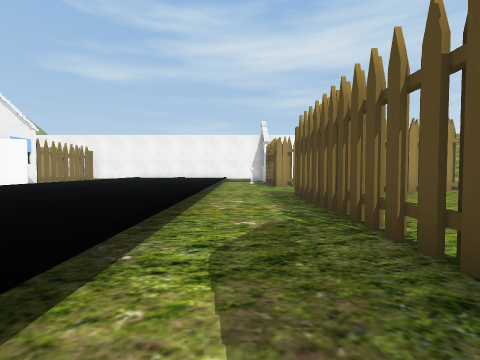
View 1 (above)

24 first-person views from a walk through a scene from a Unity 3-D project. The camera is 1.4 m above the floor, tilts 2° down and sees 85° across. The floor is counted in squares, 2 m on a side. Each view is taken from the middle of a square. On the plan, view 1 faces up. The plan holds only what a view shows up to about 9 squares ahead; the rest is blank. The place goes on beyond the plan. The player character is not drawn. Some animated figures are left out. Some surface patterns are stand-ins.

View 2
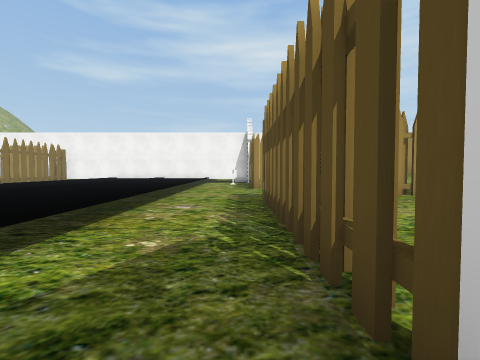

View 3
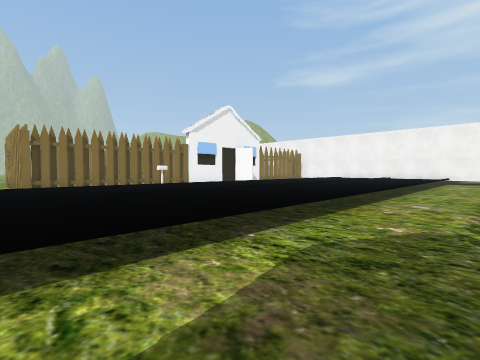

View 4
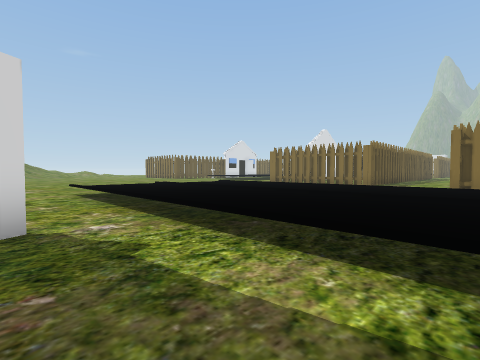

View 5
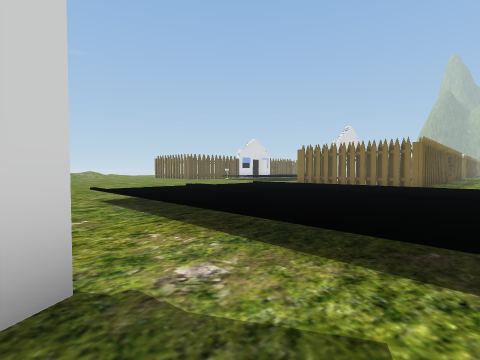

View 6
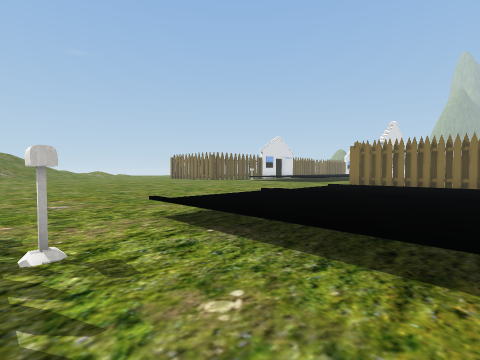

View 7
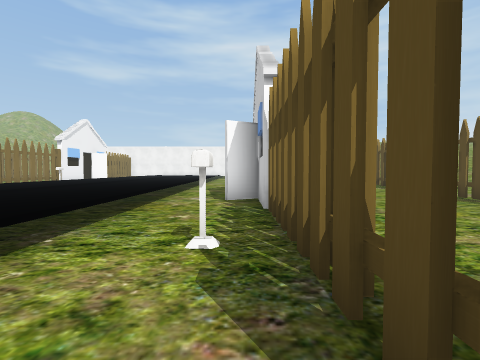

View 8
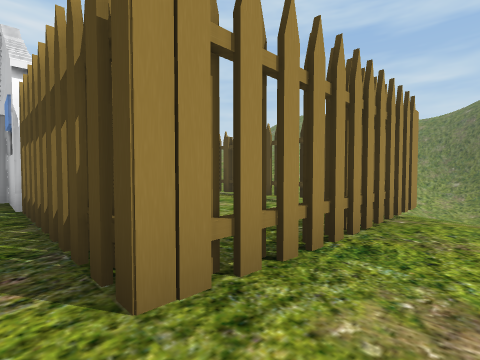

View 9
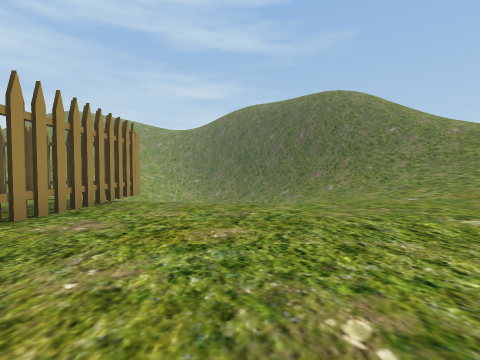

View 10
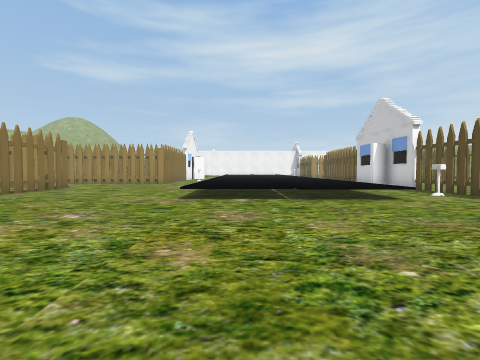

View 11
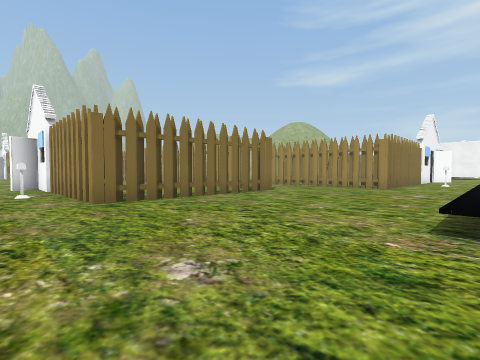

View 12
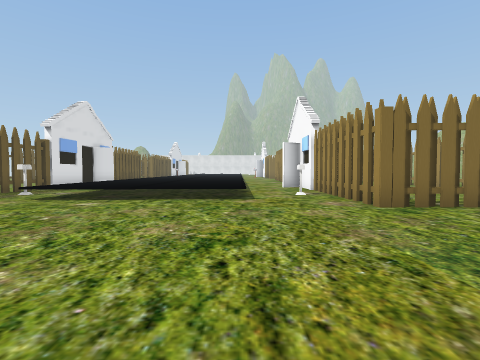

View 13
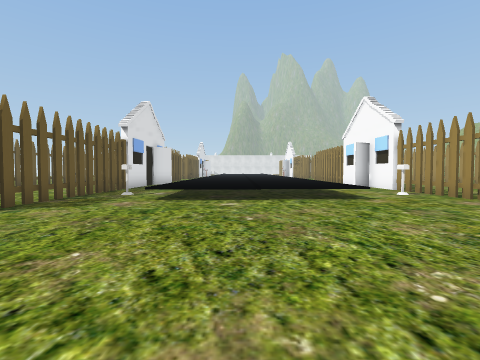

View 14
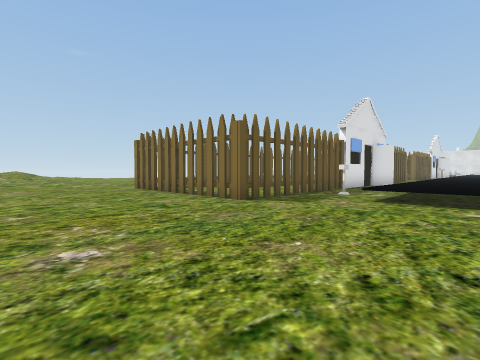

View 15
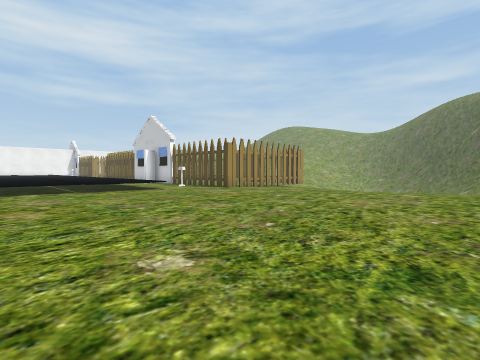

View 16
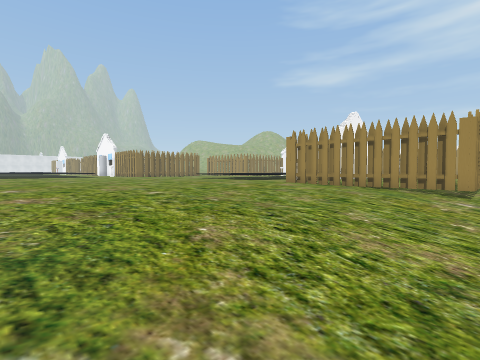

View 17
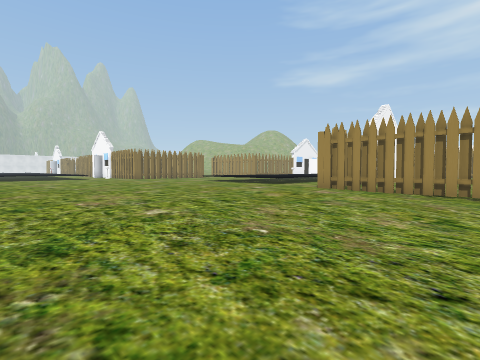

View 18
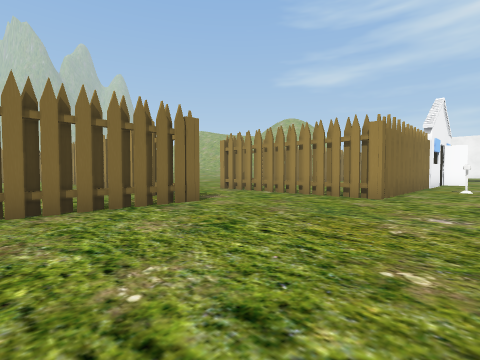

View 19
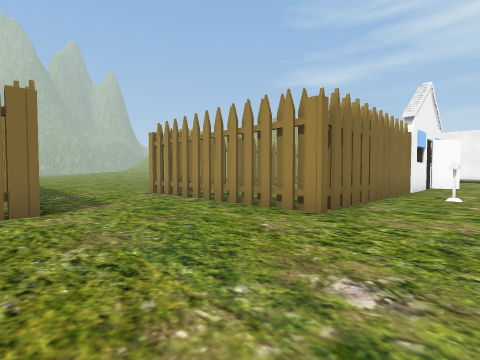

View 20
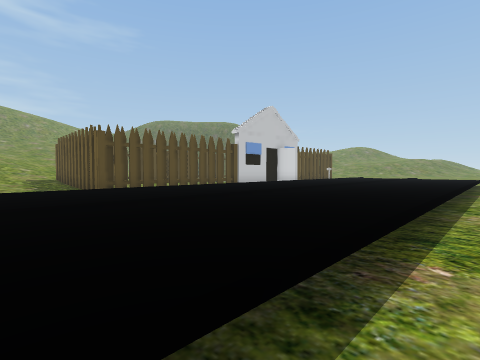

View 21
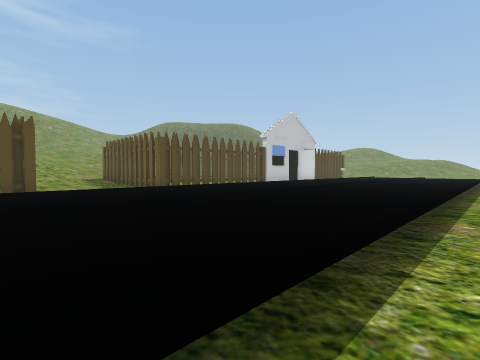

View 22
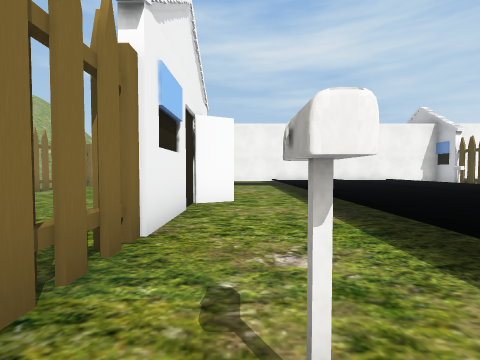

View 23
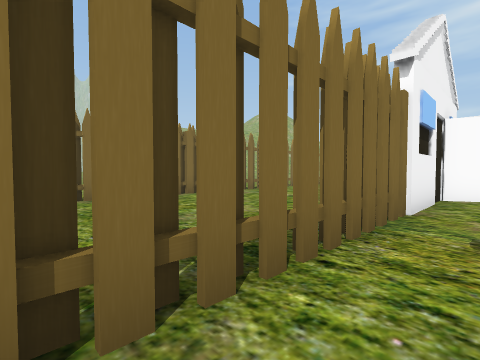

View 24
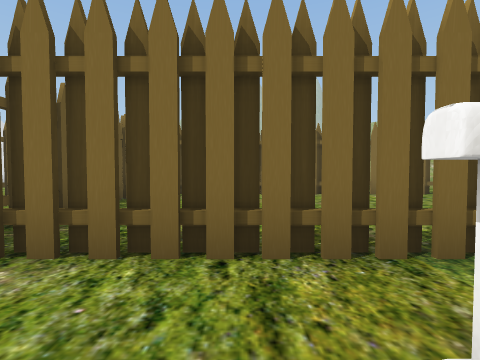

### Floor plan
Key: @ floor where view 1 was taken; # wall or solid block; . main floor; : floor 0.25 m higher than the main floor; - floor 0.25 m lower than the main floor; + floor 0.5 m higher than the main floor; _ floor 0.5 m lower than the main floor; / step, stairs or slope; = window, fence, low wall or low ledge; H house; T thing the floor can be seen under or through; M mailbox.
Columns run from 21 left of view 1 to 8 right of it. Each row starts with its distance up from view 1.
 12              ..+ =  +. #
 11        ...   ..=+=++=. #
 10       #.... HH.=+=++=..../
  9       #.... H..=+=++=....:/
  8       #.... H..=+=++=....::
  7       #.....H..=+=++=..#####
  6       #.....T..=+=++=..#..:
  5       #.....TM.=+=++=..#..
  4       #.....T..=+=++=..#.
  3       #.....T..=+=++=..#.
  2       #.....T..=+=++=..#
  1      .#######..=+=++=..H
  0     ...........=+=++=@.H    #
 -1     ...........=+=++=..H    #
 -2     ...........=+=++=.H  ...#
 -3      #####.....=+=++=..# ..-#
 -4        ..#.....=+=++=..#...-#
 -5        ..#.....=+=++=..#..--#
 -6        ..#.....===++=.M#..--#
 -7      ....#........===..#.#--#/
 -8 HHH ######.............##.TT#/
 -9    H..M...................--//
-10      ....................--///
-11      +++.................--_//
-12      +++...... ..........--_//
-13      +++...... ........../////
-14      +++..................-///
-15     ++++..................-///
-16     ++++..................-///
-17     ..M........     .......///
-18      ..........            ///
-19      #####.....

Positions as (right, up) in squares from view 1, and headings:
1: (0, 0), facing up
2: (1, 1), facing up
3: (1, 0), facing up-left
4: (1, 2), facing down-left
5: (1, 0), facing down-left
6: (1, -3), facing down-left
7: (1, -8), facing up
8: (1, -9), facing up-right
9: (-1, -11), facing right
10: (-5, -13), facing up
11: (-6, -10), facing up-left
12: (-7, -11), facing left
13: (-7, -14), facing left
14: (-7, -14), facing down-left
15: (-6, -16), facing up-right
16: (8, -17), facing up-left
17: (6, -16), facing up-left
18: (-7, -6), facing up-left
19: (-7, -3), facing up-left
20: (-7, 10), facing down-right
21: (-7, 12), facing down-right
22: (-8, 4), facing up
23: (-8, 2), facing up-left
24: (-7, 4), facing left
